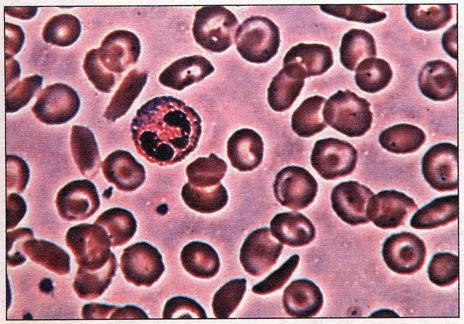
%> input picture qwe.jpg, 464 x 324 px
$ octave dilaton.m   (GNU Octave 9; MATLAB toolbox functions it lacks are replaced by stand-ins)
%> lines starting %> are read from the running program, lines starting %| are printed output that depends on the picture; in (x1, y1, x2, y2) boxes, pixels count from 0 and x2, y2 are one past the last pixel; in counts of white or black regions, pixels touching at a corner belong together; the program's own positions count from 1
### dilationFunction.m
function grayImNew = dilationFunction (grayIm)
% DILATIONFUNCTION оБТБЭЙЧБЕФ ЙЪПВТБЦЕОЙЕ
% DILATIONFUNCTION(grayIm), ЗДЕ grayIm - ДБООПЕ ЙЪПВТБЦЕОЙЕ

    grayImNew = grayIm;


    % ЧЩРПМОСЕН Fill
    for i=2:1:324-2
        for j=2:1:464-2
            if(grayIm(i, j)==0)
                if(grayIm(i-1, j-1)==255 || grayIm(i-1, j)==255 || grayIm(i-1, j+1)==255 || grayIm(i, j-1)==255 || grayIm(i, j)==255 || grayIm(i, j+1)==255 || grayIm(i+1, j-1)==255 || grayIm(i+1, j)==255 || grayIm(i+1, j+1)==255)
                    grayImNew(i, j)=255;
                end
            end
        end
    end

### dilaton.m
im=imread('qwe.jpg');
%> im is the input picture: size 324x464x3 uint8; mean R, G, B 171, 120.1, 134.4

% РЕТЕЧПДЙН Ч УЕТПЕ
grayIm = rgb2gray(im);
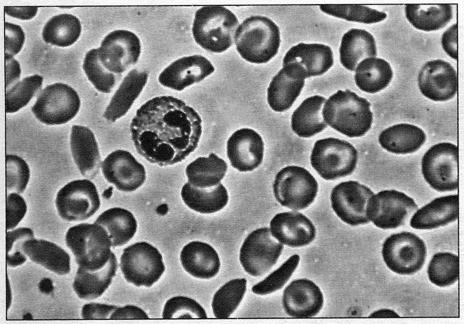
%> grayIm: size 324x464 uint8; min 2, max 255, mean 137

% ТБЪНЕТ ЙЪПВТБЦЕОЙС
[X, Y] = size(im);
%> X = 324; Y = 1392


% РЕТЕЧПДЙН Ч ВЙОБТОПЕ
for i=1:1:324-1
    for j=1:1:464-1
        if(grayIm(i, j)>200)
            grayIm(i, j) = 255;
        else
            grayIm(i, j) = 0;
        end
    end
end
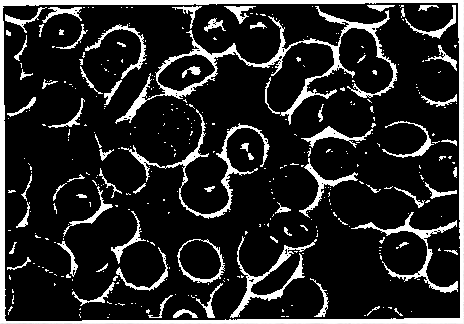
%> grayIm: size 324x464 uint8; min 0, max 255, mean 38.6


grayImOld = grayIm;


grayImNew = dilationFunction(grayIm);
%> after the loop in dilationFunction, `for i=2:1:324-2`:
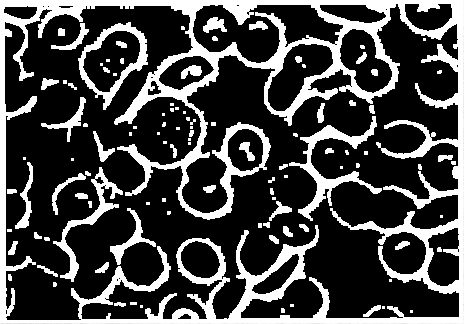
%> grayImNew: size 324x464 uint8; 11.59% of pixels changed, all inside (x1, y1, x2, y2) = (3, 3, 460, 321)
% [16 lines of commented-out code are left out]


subplot(1,3,1);
subimage(grayImOld);
subplot(1,3,2);
subimage(grayIm);
subplot(1,3,3);
subimage(grayImNew);
